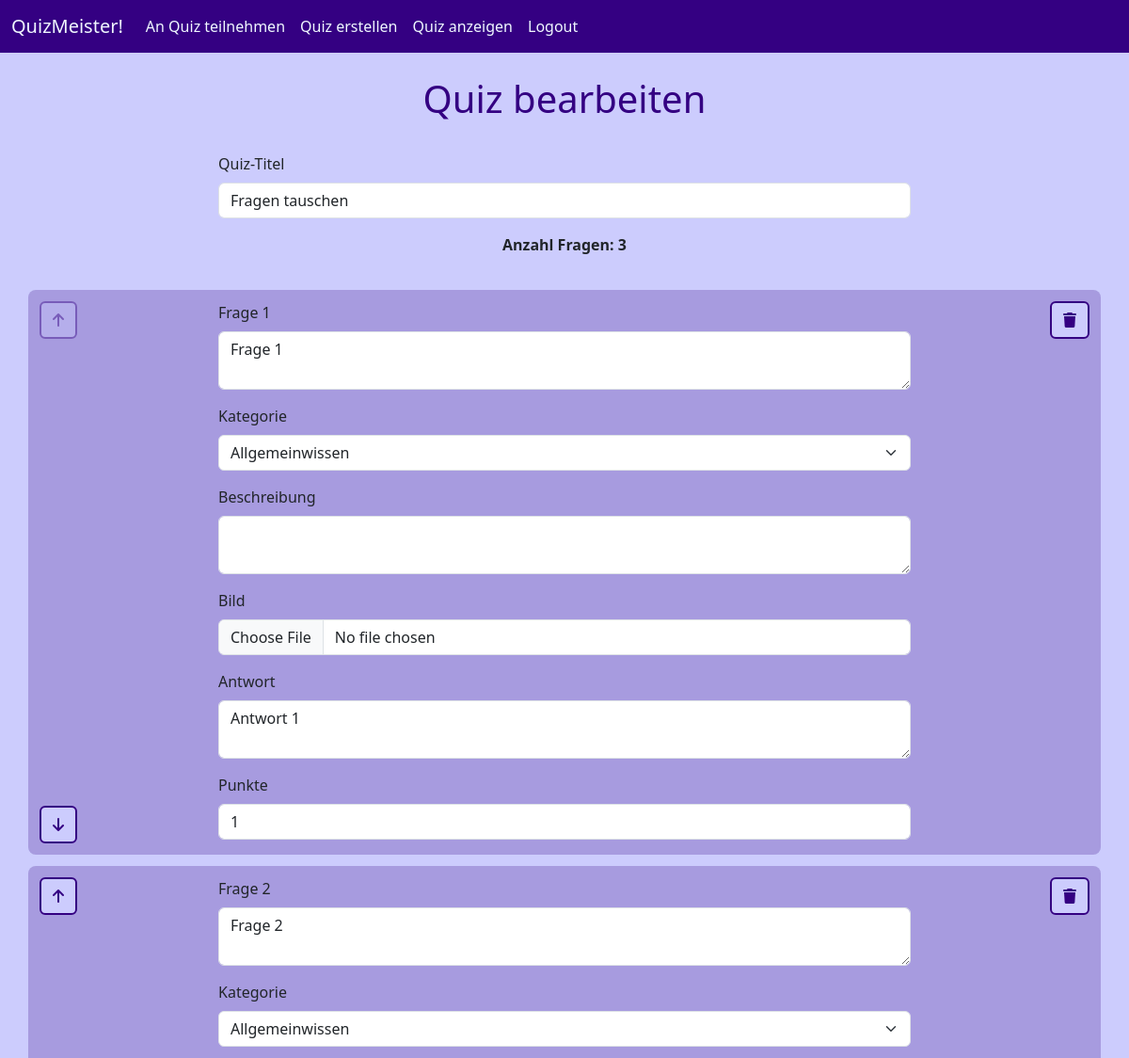
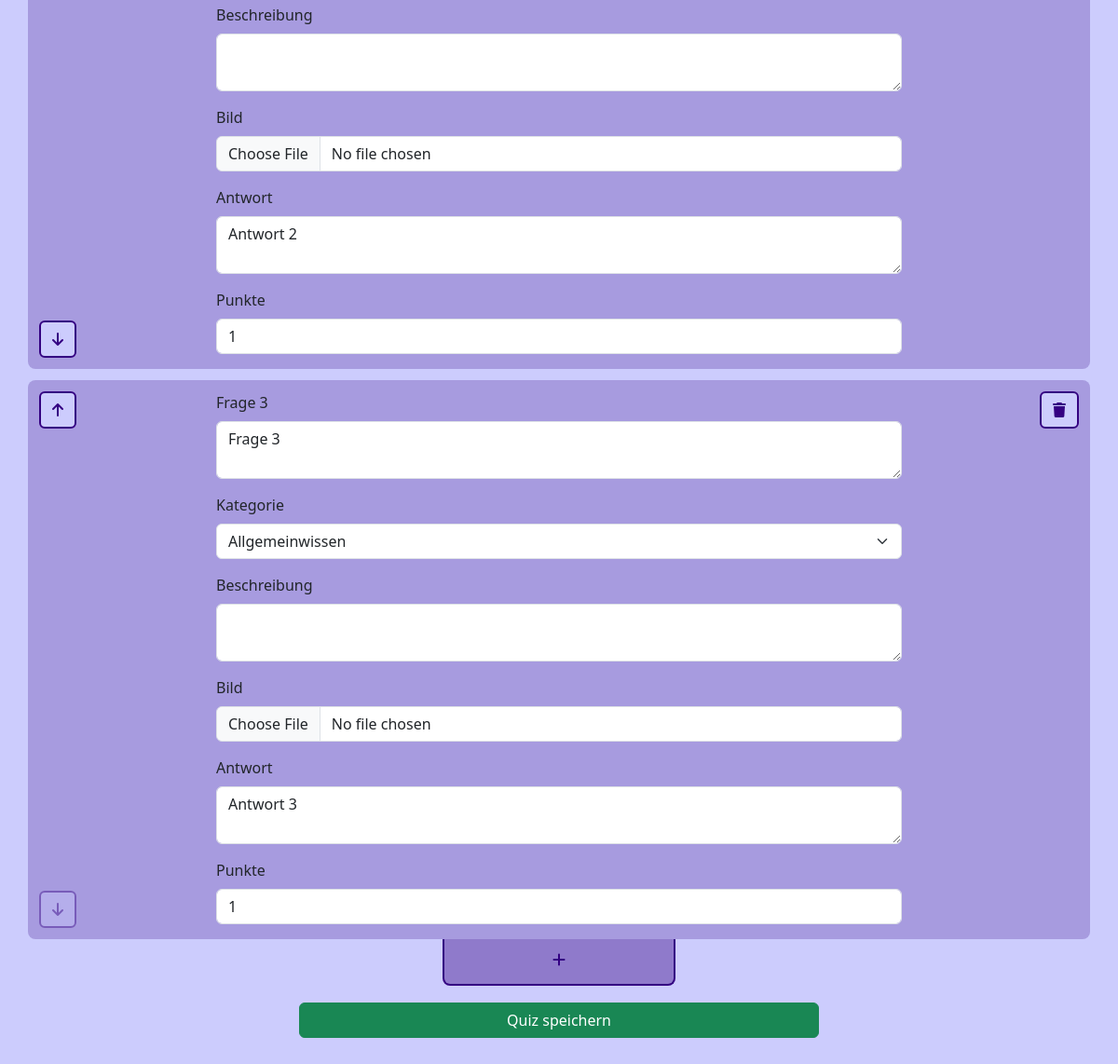
The page /editquiz/9 (signed in) on the database its author committed (2 pictures, top to bottom).
### tables this page shows
CREATE TABLE quizzes (quiz_id INTEGER PRIMARY KEY AUTOINCREMENT, title TEXT NOT NULL, number_of_questions INTEGER, user_id INTEGER NOT NULL);

CREATE TABLE questions (quiz_id INTEGER NOT NULL, question_id INTEGER NOT NULL, question TEXT NOT NULL, category TEXT NOT NULL, description TEXT, image TEXT, answer TEXT NOT NULL, points NUMERIC NOT NULL, PRIMARY KEY (quiz_id, question_id));

### quizzy.py (the view, shortened to what this page needs)
@app.route("/editquiz/<int:quiz_id>", methods=["GET", "POST"])
def editquiz(quiz_id):
    with sqlite3.connect("quizzy.db") as con:
        cur = con.cursor()
        cur.execute("SELECT * FROM quizzes WHERE quiz_id = (?)", (quiz_id,))
        quiz = cur.fetchone()
        cur.execute("SELECT * FROM questions WHERE quiz_id = (?)", (quiz_id,))
        questions = cur.fetchall()
    if quiz == None:
        return "Quiz nicht gefunden.", 404
    else:
        return render_template("editquiz.html", quiz=quiz, questions=questions)

### quizzy.py (called while the page is built)
@app.before_request
def require_login():
    allowed_routes = ["register", "login", "static"]
    if "username" not in session and request.endpoint not in allowed_routes:
        return redirect(url_for("login"))

### templates/editquiz.html (shortened to what this page needs)
<!DOCTYPE html>
<html lang="en">
{% include 'head.html' %}
<body>
    {% include 'navbar.html' %}
    <h1>Quiz bearbeiten</h1>
    <div class="container text-start">
        <form action="{{ url_for('editquiz', quiz_id=quiz[0]) }}" method="POST" enctype="multipart/form-data">
            <div class="row justify-content-center">
                <div class="col-8">
                    <div class="mb-3">
                        <label class="form-label">Quiz-Titel</label>
                        <input class="form-control" type="text" name="title" value="{{ quiz[1] }}" required></input>
                    </div>
                    <div class="text-center">
                        <strong>Anzahl Fragen: <span id="question-counter">{{ quiz[2] }}</span></strong>
                    </div>
                    <br>
                </div>
            </div>
            <div id="questions">
                {% for question in questions %}
                <div class="question" id="question-{{ question[1]-1 }}">
                    <div class="row justify-content-center with-background" style="padding-top: 12px;margin-top: 12px;">
                        <div class="col-2 position-relative">
                            <div class="position-absolute top-0 start-0"><button class="btn btn-primary" id="move-up-btn-{{ question[1]-1 }}" type="button"
                                    style="margin-left: 12px;" onclick="moveQuestionUp('{{ question[1]-1 }}')" {{ "disabled" if question[1]-1 == 0 }}><i
                                        class="fa-solid fa-arrow-up"></i></button></div>
                            <div class="position-absolute bottom-0 start-0"><button class="btn btn-primary" id="move-down-btn-{{ question[1]-1 }}"
                                    type="button" style="margin-left: 12px; margin-bottom: 12px;"
                                    onclick="moveQuestionDown('{{ question[1]-1 }}')" {{ "disabled" if question[1] == questions|length }}><i
                                        class="fa-solid fa-arrow-down"></i></button></div>
                        </div>
                        <div class="col-8">
                            <div class="mb-3">
                                <label name="inputQuestion" class="form-label">Frage {{ question[1]
                                    }}</label>
                                <textarea class="form-control" type="text" id="question" rows="2"
                                    name="questions[{{ question[1]-1 }}][question]"
                                    required>{{  question[2] }}</textarea>
                            </div>
                            <div class="mb-3">
                                <label class="form-label">Kategorie</label>
                                <select class="form-select" id="category" name="questions[{{ question[1]-1 }}][category]" required>
                                    <option {{ "selected" if question[3]=="Allgemeinwissen" }}>Allgemeinwissen</option>
                                </select>
                            </div>
                            <div class="mb-3">
                                <label class="form-label">Beschreibung</label>
                                <textarea class="form-control" type="text" id="description" rows="2"
                                    name="questions[{{ question[1]-1 }}][description]">{{ question[4] }}</textarea>
                            </div>
                            {% if question[5] != None %}
                            <div class="mb-3" id="image-{{ question[1]-1 }}">
                                <input class="form-control" type="text" id="image-filename"
                                    name="questions[{{ question[1]-1 }}][image-filename]" value="{{ question[5] }}"
                                    hidden></input>
                                <label class="form-label">Bild</label><br>
                                <img class="img-fluid" style="max-width: 60%;"
                                    src="../static/FileUploads/{{ question[5] }}"></img></p>
                                <button class="btn btn-primary" type="button"
                                    onclick="deleteImage('{{ question[1]-1 }}')"><i class="fa-solid fa-trash"></i> Bild
                                    löschen oder ändern</button>
                            </div>
                            {% else %}
                            <div class="mb-3">
                                <label class="form-label">Bild</label>
                                <input class="form-control" type="file" id="image"
                                    name="questions[{{ question[1]-1 }}][image]"></input>
                            </div>
                            {% endif %}
                            <div class="mb-3">
                                <label class="form-label">Antwort</label>
                                <textarea class="form-control" type="text" id="answer" rows="2"
                                    name="questions[{{ question[1]-1 }}][answer]" required>{{ question[6] }}</textarea>
                            </div>
                            <div class="mb-3">
                                <label class="form-label">Punkte</label>
                                <input class="form-control" type="number" id="points" name="questions[{{ question[1]-1 }}][points]"
                                    value="{{ question[7] }}" min="0" max="5" step="0.5" required></input>
                            </div>
                        </div>
                        <div class="col-2 text-end">
                            <button class="btn btn-primary" type="button" id="delete-question-btn-{{ question[1]-1 }}"
                                onclick="deleteQuestion('{{ question[1]-1 }}')" {{ "disabled" if questions|length == 1 }}><i
                                    class="fa-solid fa-trash"></i></button>
                        </div>
                    </div>
                </div>
                {% endfor %}
            </div>
            <div class="d-flex col-12 justify-content-center">
                <div class="btn-add" type="button" onclick="addQuestion()">
                    <i class="fa-solid fa-plus"></i>
                </div>
            </div>
            <div class="d-grid gap-2 col-6 mx-auto" style="padding-top: 18px;">
                <button class="btn btn-success" type="submit">Quiz speichern</button>
            </div>
        </form>
    </div>
    {% include 'footer.html' %}
</body>
</html>

### templates/head.html (shortened to what this page needs)
<head>
    <link href="https://cdn.jsdelivr.net/npm/bootstrap@5.3.3/dist/css/bootstrap.min.css" rel="stylesheet"
>
    <link rel="stylesheet" href="https://cdnjs.cloudflare.com/ajax/libs/font-awesome/6.6.0/css/all.min.css">
    <link rel="stylesheet" href="{{ url_for('static', filename='style.css') }}">
</head>

### templates/navbar.html (shortened to what this page needs)
<nav class="navbar navbar-expand-lg bg-body-tertiary">
    <div class="container-fluid">
        <a class="navbar-brand mb-0 h1" href="/" style="color: aliceblue;">QuizMeister!</a>
        <div class="navbar-collapse collapse" id="navbar-index">
            <ul class="navbar-nav me-auto mb-2 mb-lg-0">
                <li class="nav-item">
                    <a class="nav-link" aria-current="page" href="{{ url_for('playquiz') }}"
                        style="color: aliceblue;">An Quiz teilnehmen</a>
                </li>
                <li class="nav-item">
                    <a class="nav-link" aria-current="page" href="{{ url_for('createquiz') }}"
                        style="color: aliceblue;">Quiz erstellen</a>
                </li>
                <li class="nav-item">
                    <a class="nav-link" aria-current="page" href="{{ url_for('quizoverview') }}"
                        style="color: aliceblue;">Quiz anzeigen</a>
                </li>
                <li class="nav-item">
                    <a class="nav-link" aria-current="page" href="{{ url_for('logout') }}"
                        style="color: aliceblue;">Logout</a>
                </li>
            </ul>
        </div>
    </div>
</nav>

### templates/footer.html
<div style="padding: 30px;"></div>

### static/style.css (style rules this page uses)
body { text-align: center; background-color: #ccccfd; }
a { color: rgb(52, 0, 130); }
h1 { color: rgb(52, 0, 130); padding-top: 25px; padding-bottom: 25px; }
ul { list-style-type: none; }
.navbar-expand-lg { background-color: rgb(52, 0, 130) !important; }
.btn-primary { background-color: #ccccfd; border-color: rgb(52, 0, 130); border-width: 2px; color: rgb(52, 0, 130); font-weight: 500; }
.btn-primary:disabled { background-color: #ccccfd; border-color: rgb(52, 0, 130); border-width: 2px; color: rgb(52, 0, 130); font-weight: 500; opacity: 40%; }
.btn-add { width: 250px; height: 50px; border: 2px solid rgb(52, 0, 130); border-top: 0px; border-bottom-right-radius: 8px; border-bottom-left-radius: 8px; color: rgb(52, 0, 130); background-color: rgba(52, 0, 130, 0.402); text-align: center; padding: 10px; }
.with-background { background-color: rgba(52, 0, 130, 0.244); border-style: solid; border-width: 0px; border-radius: 8px; }

### rows shown on the page
quizzes: title "Fragen tauschen", number_of_questions "3"
questions: question "1", question "Frage 1", answer "Antwort 1", points "1"
questions: question "2", question "Frage 2", answer "Antwort 2", points "1"
questions: question "3", question "Frage 3", answer "Antwort 3", points "1"
